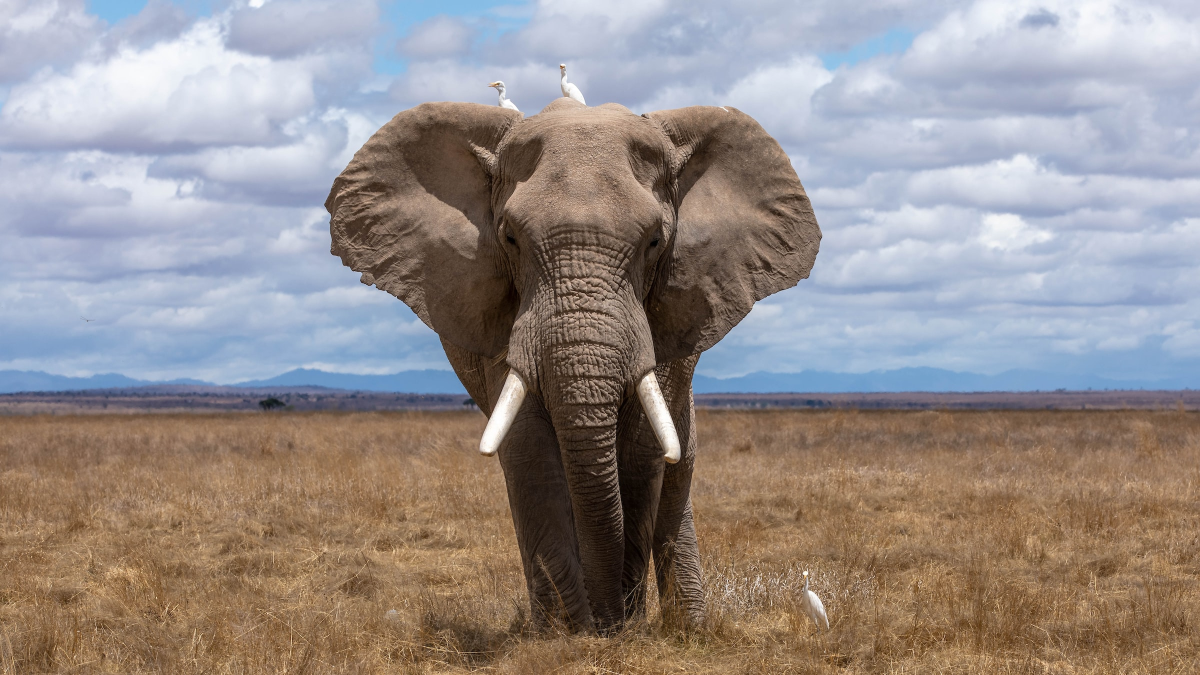
#> input picture elephant.jpg, 2400 x 1350 px (shown at 1/2 size)
$ jupyter execute dominant_color_extraction.ipynb
#> lines starting #> are read from the running program, lines starting #| are printed output that depends on the picture
[cell 1]
import sklearn

[cell 2]
import cv2

[cell 3]
import matplotlib.pyplot as plt

[cell 4]
im = cv2.imread('elephant.jpg') # Reads an image in BGR format
#> im is the input picture: shape (1350, 2400, 3); mean B, G, R 139.2, 141.6, 150.3

im = cv2.cvtColor(im,cv2.COLOR_BGR2RGB)
original_shape = im.shape
#> original_shape = (1350, 2400, 3)
print(im.shape)
#| (1350, 2400, 3)

1350 X 2400 pixel, 3 - depth

[cell 5]
plt.imshow(im) #as RGB format
plt.show()

[cell 6]
#Flatten each channel of the image

all_pixels = im.reshape((-1,3))
print(all_pixels.shape)
#| (3240000, 3)

[cell 7]
from sklearn.cluster import KMeans

[cell 8]
dominant_colors = 4
km = KMeans(n_clusters= dominant_colors)
km.fit(all_pixels)

[cell 9]
centers = km.cluster_centers_ #$ most dominant color's RGB value

[cell 10]
import numpy as np

[cell 11]
centers = np.array(centers,dtype='uint8')
print(centers)

Plot what all colors are these ?

[cell 12]
i = 1

plt.figure(0,figsize = (4,2))

colors = []
for each_col in centers:
    plt.subplot(1,4,i) # subplot of 1X4, 1-row , 4-column, ith part
    plt.axis("off") #turning off the grid in the plot
    i +=1

    colors.append(each_col)

    #Color Swatch
    a = np.zeros((100,100,3), dtype='uint8')
    a[:,:,:] = each_col
    plt.imshow(a)

plt.show()
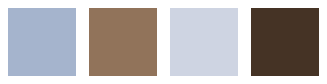
#> figure drawn by matplotlib, 4 panels

Segmenting our original image

[cell 13]
new_img = np.zeros((1350*2400, 3), dtype='uint8')

print(new_img.shape)

[cell 14]
colors

[cell 15]
km.labels_ # a matrix - for each pixel it is giving a id

[cell 16]
for ix in range(new_img.shape[0]):
    new_img[ix] = colors[km.labels_[ix]]

new_img = new_img.reshape((original_shape))
plt.imshow(new_img)
plt.show()
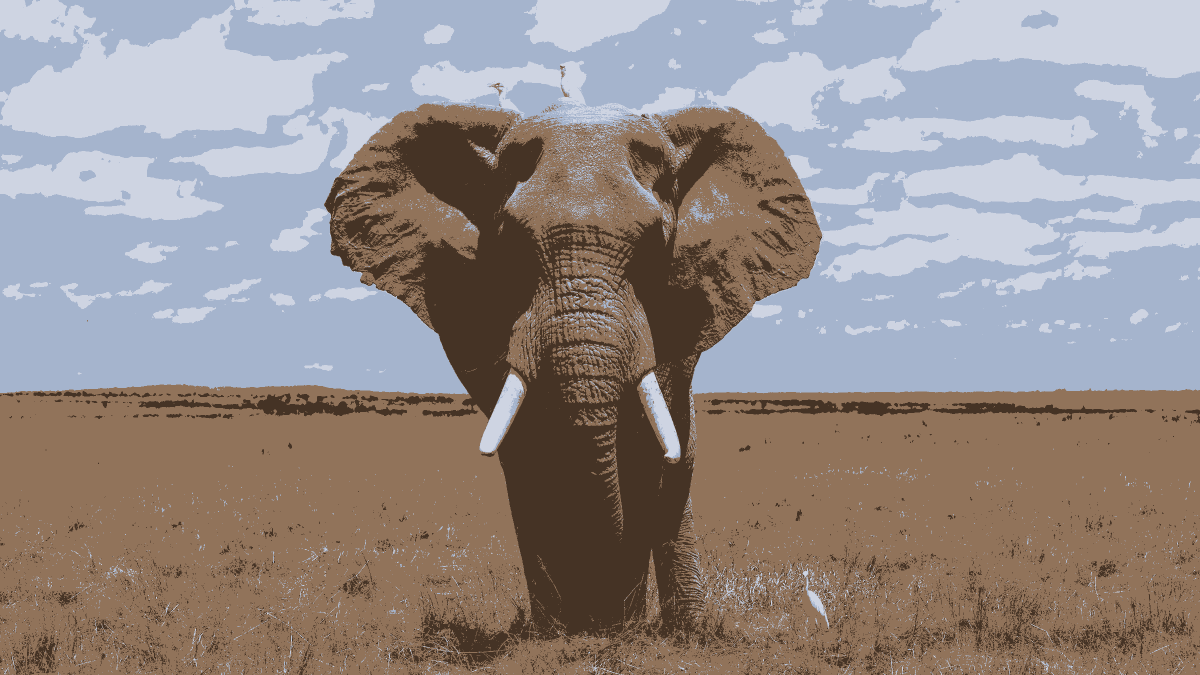
#> shown: shape (1350, 2400, 3) (shown at 1/2 size); mean R, G, B 149.7, 140.8, 138.7
